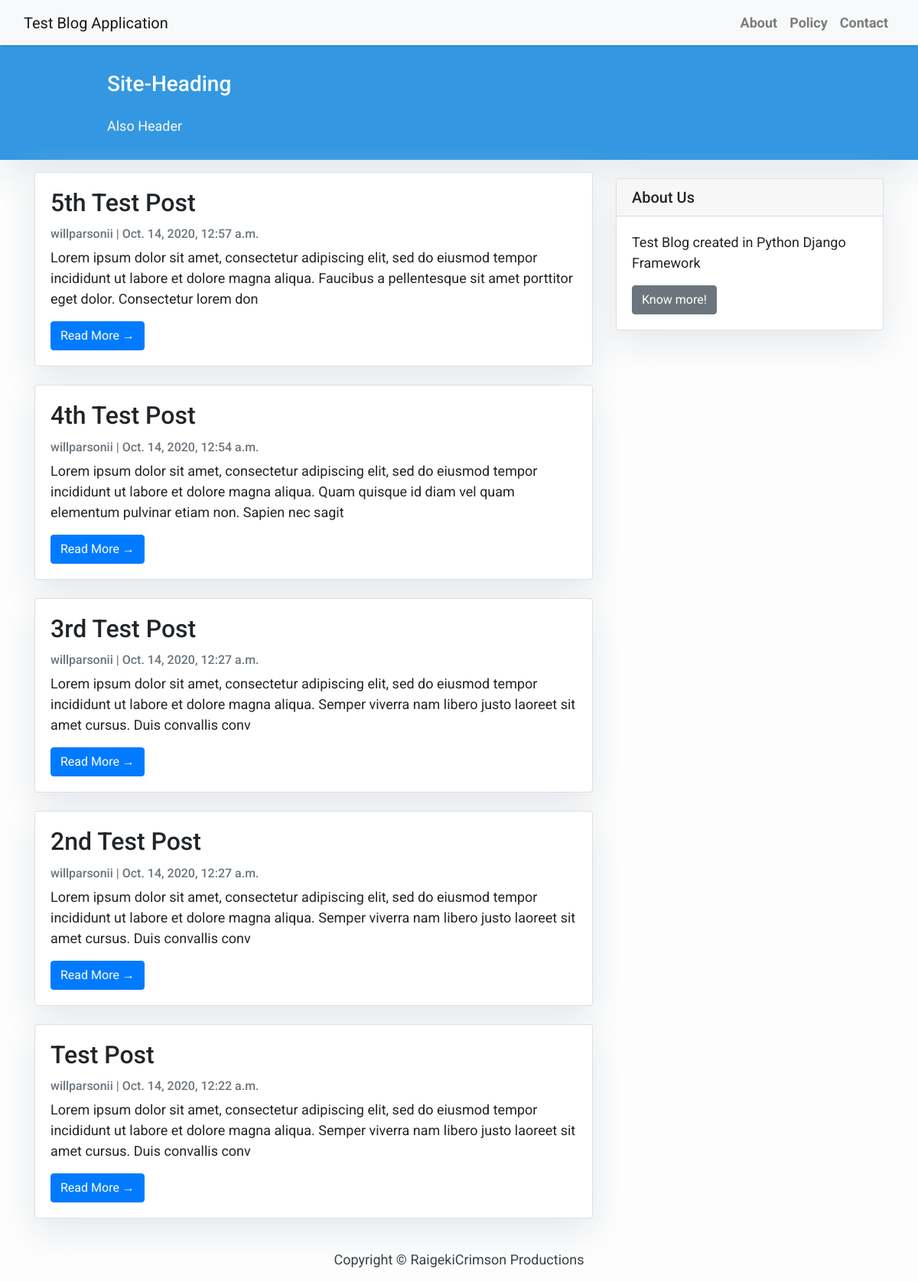
The page / on the database its author committed.
### blog/models.py (models this page shows)
class Post(models.Model):
    title = models.CharField(max_length=200, unique=True)
    slug = models.SlugField(max_length=200, unique=True)
    author = models.ForeignKey(User, on_delete=models.CASCADE, related_name='blog_posts')
    updated_on = models.DateTimeField(auto_now=True)
    content = models.TextField()
    created_on = models.DateTimeField(auto_now_add=True)
    status = models.IntegerField(choices=STATUS, default=0)
    class Meta:
        ordering = ['-created_on']

### blog/views.py (the view)
# urls.py: path('', views.PostList.as_view(), name='home'),
class PostList(generic.ListView):
    queryset = Post.objects.filter(status=1).order_by('-created_on')
    template_name = 'index.html'

### templates/index.html (shortened to what this page needs)
{% extends "base.html" %}
{% block content %}
<header class="masthead">
    <div class="container">
        <div class="row">
            <div class=" col-md-8 col-md-10 mx-auto">
                <div class="site-heading">
                    <h3 class=" site-heading my-4 mt-3 text-white"> Site-Heading </h3>
                    <p class="text-light">Also Header
                    </p>
                </div>
            </div>
        </div>
    </div>
</header>
<div class="container">
    <div class="row">
        <div class="col-md-8 mt-3 left">
            {% for post in post_list %}
            <div class="card mb-4">
                <div class="card-body">
                    <h2 class="card-title">{{ post.title }}</h2>
                    <p class="card-text text-muted h6">{{ post.author }} | {{ post.created_on}} </p>
                    <p class="card-text">{{post.content|slice:":200" }}</p>
                    <a href="{% url 'post_detail' post.slug  %}" class="btn btn-primary">Read More &rarr;</a>
                </div>
            </div>
            {% endfor %}
        </div>
        {% block sidebar %} {% include 'sidebar.html' %} {% endblock sidebar %}
    </div>
</div>
{%endblock%}

### templates/base.html (shortened to what this page needs)
<!DOCTYPE html>
<html>
<head>
    <link rel="stylesheet" href="https://maxcdn.bootstrapcdn.com/bootstrap/4.0.0/css/bootstrap.min.css"
/>
</head>
<body>
<nav class="navbar navbar-expand-lg navbar-light bg-light shadow" id="mainNav">
    <div class="container-fluid">
        <a class="navbar-brand" href="{% url 'home' %}">Test Blog Application</a>
        <div class="collapse navbar-collapse" id="navbarResponsive">
            <ul class="navbar-nav ml-auto">
                <li class="nav-item text-black">
                    <a class="nav-link text-black font-weight-bold" href="#">About</a>
                </li>
                <li class="nav-item text-black">
                    <a class="nav-link text-black font-weight-bold" href="#">Policy</a>
                </li>
                <li class="nav-item text-black">
                    <a class="nav-link text-black font-weight-bold" href="#">Contact</a>
                </li>
            </ul>
        </div>
    </div>
</nav>
{% block content %}{% endblock content %}
<footer class="py-3 bg-grey">
    <p class="m-0 text-dark text-center ">Copyright &copy; RaigekiCrimson Productions</p>
</footer>
</body>
</html>

### templates/sidebar.html (shortened to what this page needs)
{% block sidebar %}
<div class="col-md-4 float-right ">
<div class="card my-4">
        <h5 class="card-header">About Us</h5>
    <div class="card-body">
        <p class="card-text">Test Blog created in Python Django Framework</p>
        <a href="#"
           class="btn btn-secondary">Know more!</a>
    </div>
</div>
</div>
{% endblock sidebar %}

### templates/base.html (style rules this page uses)
body { font-family: "Roboto", sans-serif; font-size: 17px; background-color: #fdfdfd; }
.shadow { box-shadow: 0 4px 2px -2px rgba(0, 0, 0, 0.1); }
.masthead { background: #3398E1; height: auto; padding-bottom: 15px; box-shadow: 0 16px 48px #E3E7EB; padding-top: 10px; }

### templates/index.html (style rules this page uses)
body { font-family: "Roboto", sans-serif; font-size: 18px; background-color: #fdfdfd; }
.card { box-shadow: 0 16px 48px #E3E7EB; }

### templates/sidebar.html (style rules this page uses)
.card { box-shadow: 0 16px 48px #E3E7EB; }

### rows shown on the page
Post: title "5th Test Post", author "willparsonii", created_on "Oct. 14, 2020, 12:57 a.m.", content "Lorem ipsum dolor sit amet, consectetur adipiscing elit, sed do eiusmod tempor incididunt ut labore et dolore magna aliqua. Faucibus a pellentesque sit amet porttitor eget dolor. Consectetur lorem don"
Post: title "4th Test Post", author "willparsonii", created_on "Oct. 14, 2020, 12:54 a.m.", content "Lorem ipsum dolor sit amet, consectetur adipiscing elit, sed do eiusmod tempor incididunt ut labore et dolore magna aliqua. Quam quisque id diam vel quam elementum pulvinar etiam non. Sapien nec sagit"
Post: title "3rd Test Post", author "willparsonii", created_on "Oct. 14, 2020, 12:27 a.m.", content "Lorem ipsum dolor sit amet, consectetur adipiscing elit, sed do eiusmod tempor incididunt ut labore et dolore magna aliqua. Semper viverra nam libero justo laoreet sit amet cursus. Duis convallis conv"
Post: title "2nd Test Post", author "willparsonii", created_on "Oct. 14, 2020, 12:27 a.m.", content "Lorem ipsum dolor sit amet, consectetur adipiscing elit, sed do eiusmod tempor incididunt ut labore et dolore magna aliqua. Semper viverra nam libero justo laoreet sit amet cursus. Duis convallis conv"
Post: title "Test Post", author "willparsonii", created_on "Oct. 14, 2020, 12:22 a.m.", content "Lorem ipsum dolor sit amet, consectetur adipiscing elit, sed do eiusmod tempor incididunt ut labore et dolore magna aliqua. Semper viverra nam libero justo laoreet sit amet cursus. Duis convallis conv"
